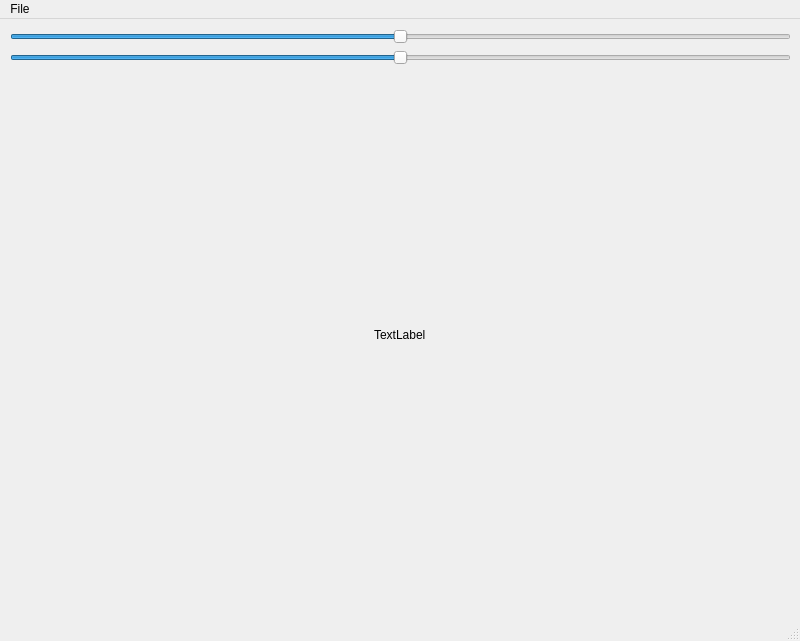
<?xml version="1.0" encoding="UTF-8"?>
<ui version="4.0">
 <class>MainWindow</class>
 <widget class="QMainWindow" name="MainWindow">
  <property name="geometry">
   <rect>
    <x>0</x>
    <y>0</y>
    <width>800</width>
    <height>641</height>
   </rect>
  </property>
  <property name="windowTitle">
   <string>MainWindow</string>
  </property>
  <widget class="QWidget" name="centralwidget">
   <widget class="QWidget" name="verticalLayoutWidget">
    <property name="geometry">
     <rect>
      <x>10</x>
      <y>10</y>
      <width>781</width>
      <height>571</height>
     </rect>
    </property>
    <layout class="QVBoxLayout" name="verticalLayout">
     <item>
      <widget class="QSlider" name="linear">
       <property name="minimumSize">
        <size>
         <width>781</width>
         <height>0</height>
        </size>
       </property>
       <property name="minimum">
        <number>-100</number>
       </property>
       <property name="maximum">
        <number>100</number>
       </property>
       <property name="orientation">
        <enum>Qt::Horizontal</enum>
       </property>
      </widget>
     </item>
     <item>
      <widget class="QSlider" name="nonlinear">
       <property name="minimum">
        <number>-100</number>
       </property>
       <property name="maximum">
        <number>100</number>
       </property>
       <property name="orientation">
        <enum>Qt::Horizontal</enum>
       </property>
      </widget>
     </item>
     <item alignment="Qt::AlignHCenter|Qt::AlignVCenter">
      <widget class="QLabel" name="image">
       <property name="text">
        <string>TextLabel</string>
       </property>
      </widget>
     </item>
    </layout>
   </widget>
  </widget>
  <widget class="QMenuBar" name="menubar">
   <property name="geometry">
    <rect>
     <x>0</x>
     <y>0</y>
     <width>800</width>
     <height>24</height>
    </rect>
   </property>
   <widget class="QMenu" name="menuFile">
    <property name="title">
     <string>File</string>
    </property>
    <addaction name="actionOpen"/>
   </widget>
   <addaction name="menuFile"/>
  </widget>
  <widget class="QStatusBar" name="statusbar"/>
  <action name="actionOpen">
   <property name="text">
    <string>Open</string>
   </property>
  </action>
 </widget>
 <resources/>
 <connections/>
</ui>
